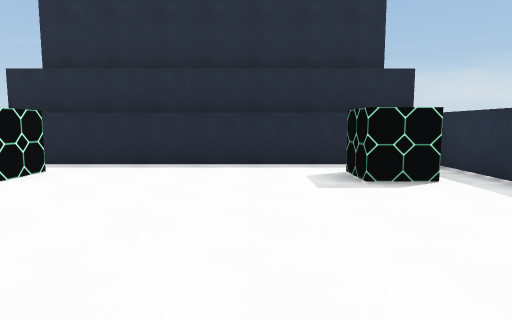
view 1 (above)

18 first-person views from a walk through a Unity game level. The camera is 1.4 m above the floor, tilts 6° down and sees 75° across. The floor is counted in squares, 1.8 m on a side. Each view is taken from the middle of a square. On the plan, view 1 faces up. The plan holds only what a view shows up to about 11 squares ahead; the rest is blank. The place goes on beyond the plan. The player character is not drawn.

view 2
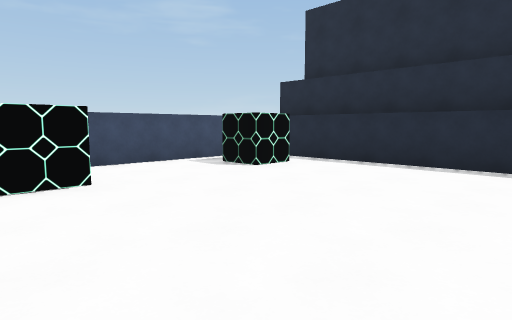

view 3
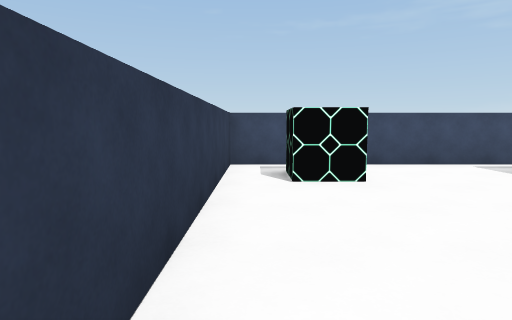

view 4
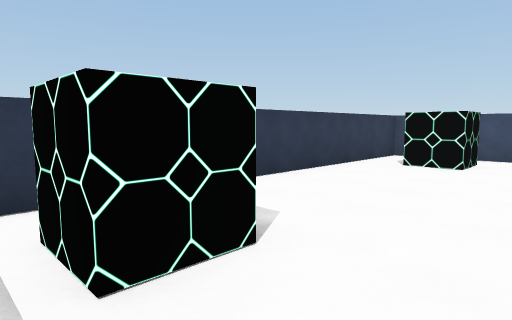

view 5
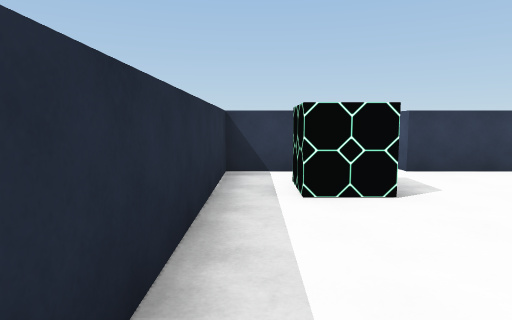

view 6
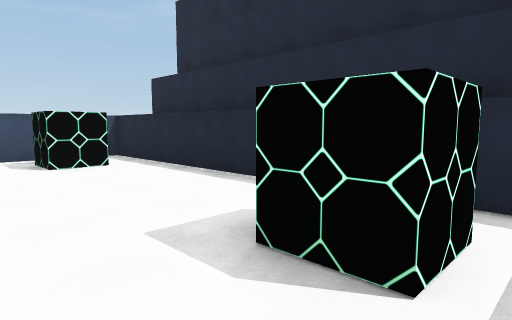

view 7
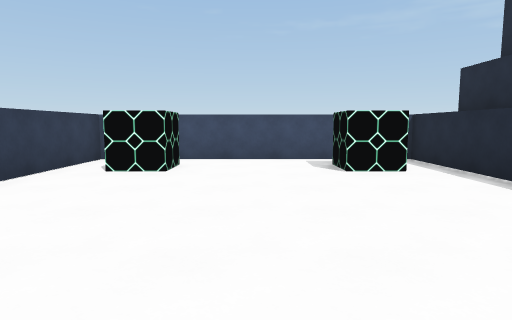

view 8
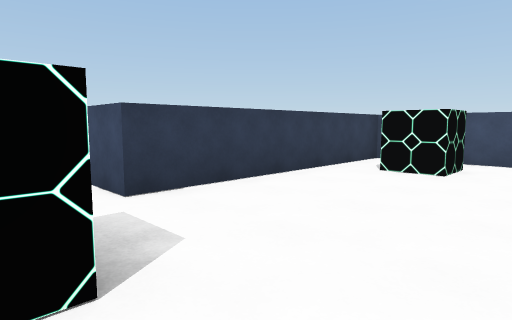

view 9
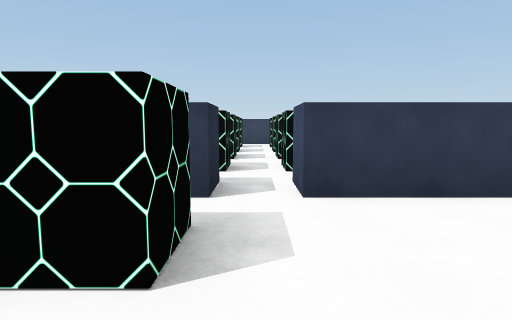

view 10
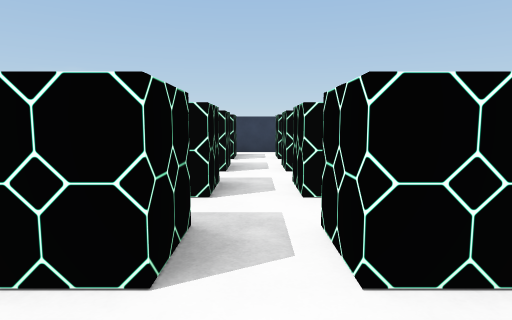

view 11
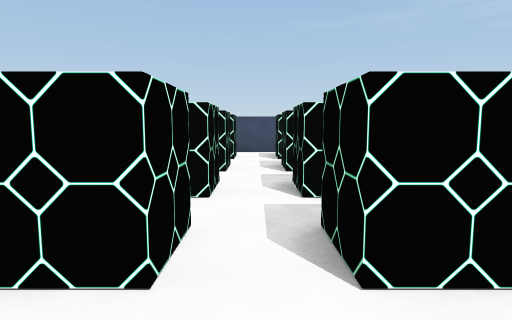

view 12
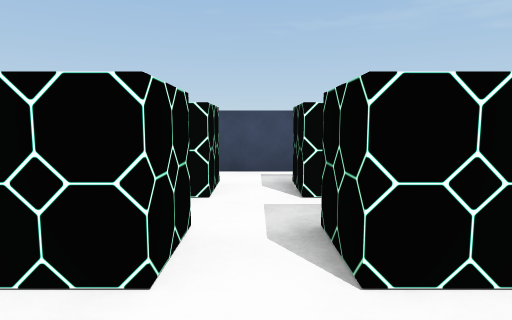

view 13
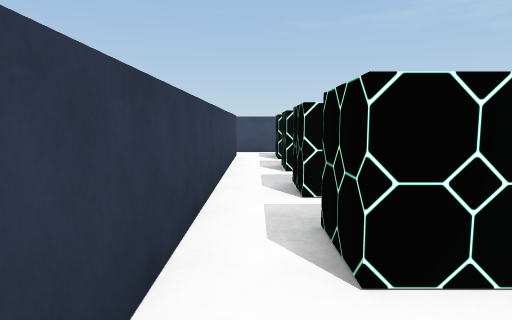

view 14
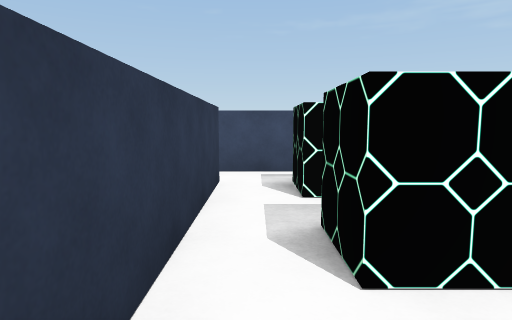

view 15
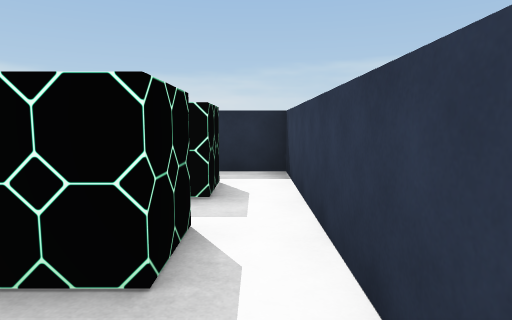

view 16
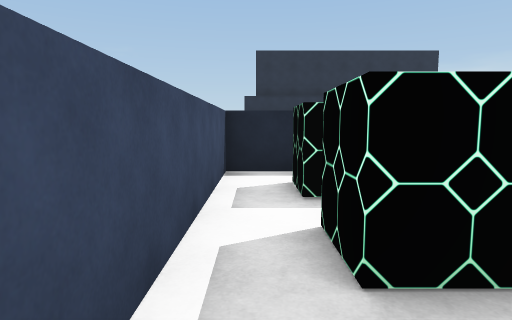

view 17
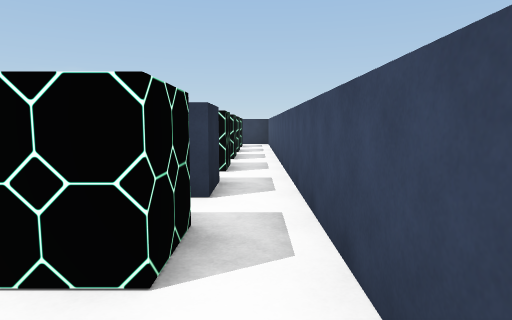

view 18
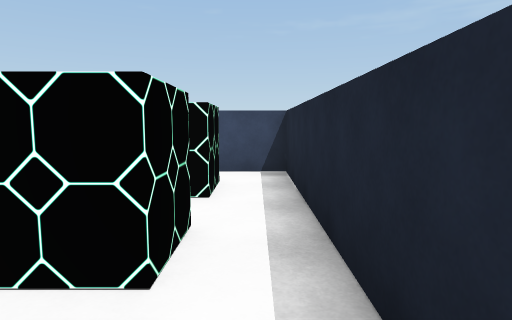

### Floor plan
Points are (right, up) in squares from view 1. A wall is a line through its corners. A room is listed if a view was taken in it or the views show most of it. See-through windows are left out.
Room 1 (views 1, 2, 3, 4, 5, 6, 7, 8, 9, 10)
walls: (2.6, 6.5) (-5.5, 6.5); (-5.5, 0.6) (-5.5, -0.5) (0.5, -0.5) (0.5, -1.5); (-5.5, 5.4) (-5.5, 1.2); (1.5, -1.5) (1.5, -0.5) (3.5, -0.5) (3.5, 6.4)
ways out: opening at (1, -1) to room 2
objects: other object (-4, 1); other object (-4, 5); other object (2, 1); other object (2, 5)
Room 2 (views 11, 12, 13, 14, 15, 16, 17, 18)
walls: (-0.5, -1.5) (-5.5, -1.5) (-5.5, -6.5); (-5.5, -7.5) (-5.5, -10.5); (-4.5, -10.5) (5.5, -10.5) (5.5, -9.4)
ways out: opening at (1, -1) to room 1; opening at (-5, -11)
objects: other object (-4, -9); other object (-4, -5); other object (-4, -3); other object (-2, -9); other object (-2, -5); other object (-2, -3); other object (0, -9); other object (0, -7); other object (0, -5); other object (0, -3); other object (2, -9); other object (2, -7); other object (2, -5); other object (2, -3); other object (4, -9)

Where each view was taken, in squares from view 1:
view 1: 0 up, 0 right, facing up
view 2: 0 up, 1 right, facing up-left
view 3: 0 up, 1 right, facing left
view 4: 3 up, 3 right, facing down-left
view 5: 5 up, 3 right, facing down
view 6: 3 up, 3 right, facing up-left
view 7: 3 up, 2 right, facing left
view 8: 3 up, 2 right, facing down-left
view 9: 3 up, 1 right, facing down
view 10: 1 down, 1 right, facing down
view 11: 4 down, 4 right, facing left
view 12: 4 down, 0 right, facing left
view 13: 10 down, 4 right, facing left
view 14: 10 down, 0 right, facing left
view 15: 10 down, 0 right, facing right
view 16: 7 down, 5 left, facing up
view 17: 7 down, 5 left, facing down
view 18: 2 down, 0 right, facing left
